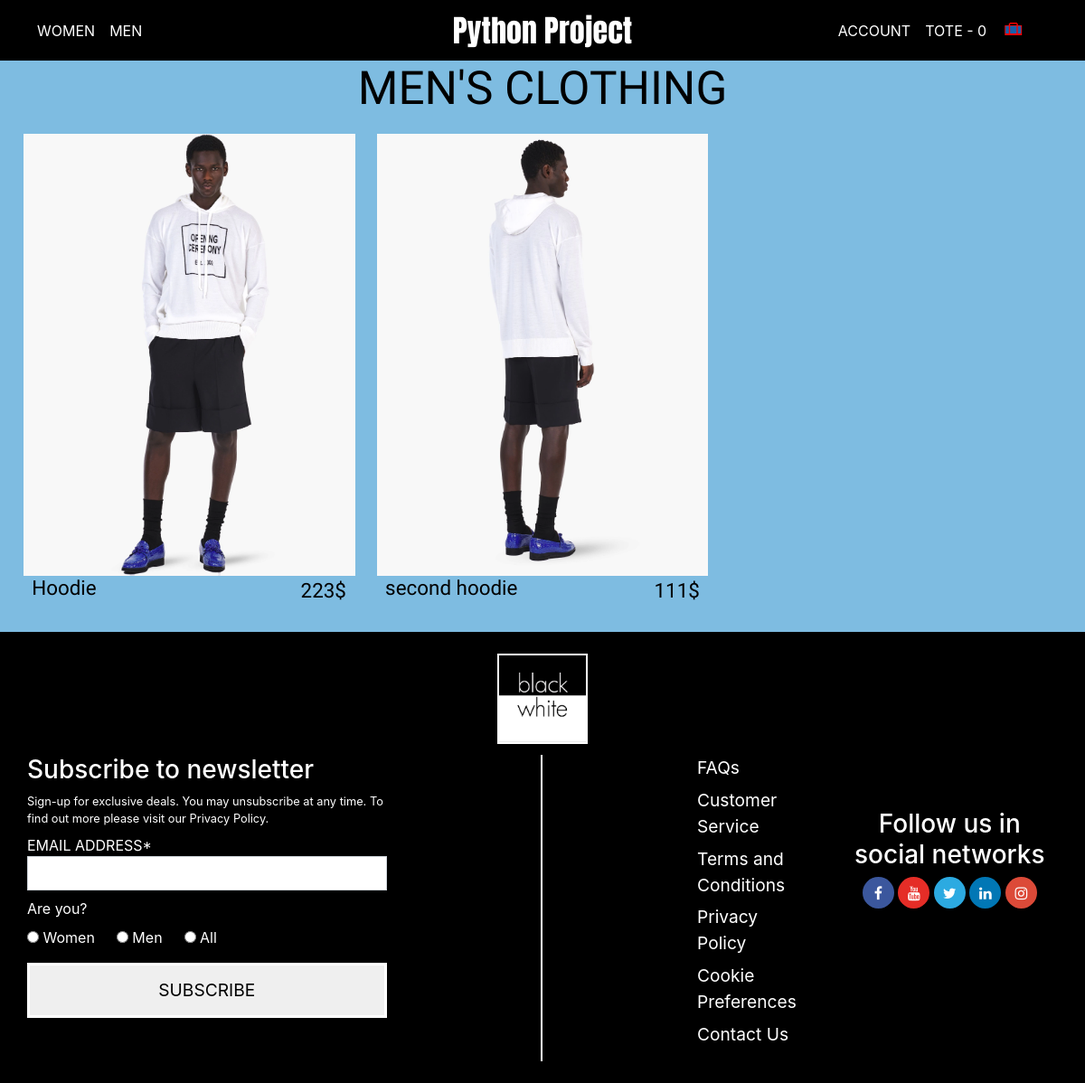
/, run on an earlier commit of the app's database.
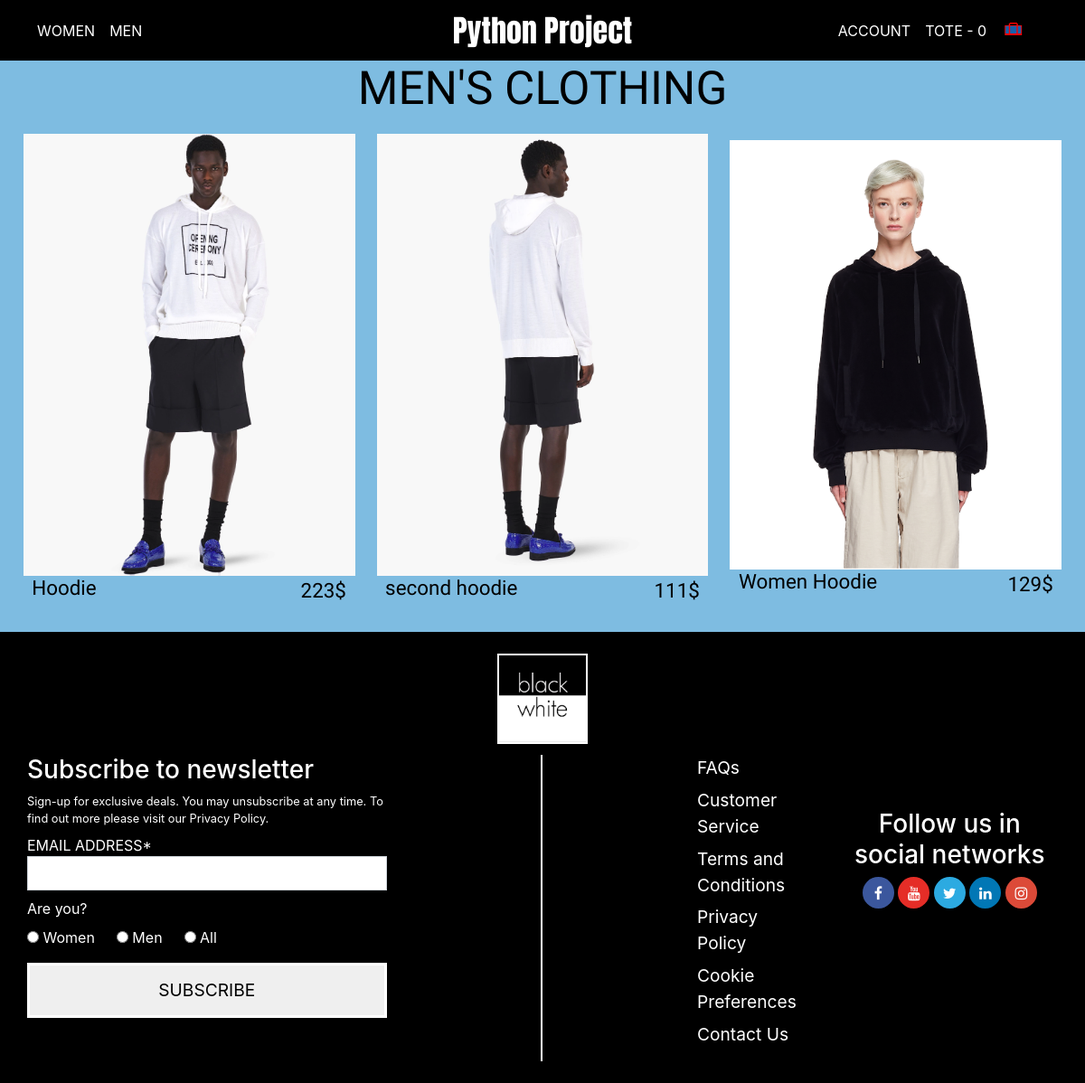
And on a later commit of the database.
### task/models.py (models this page shows, shortened)
class Product(models.Model):
    name = models.CharField(max_length=200, null=True)
    price = models.IntegerField()
    digital = models.BooleanField(default=False, null=True, blank=False)
    GENDER_CHOICES = (
        ('A', 'All'),
        ('M', 'Men'),
        ('W', 'Women'),
    )
    gender = models.CharField(default=3, max_length=1, choices=GENDER_CHOICES)
    color = models.CharField(max_length=20, null=True)
    image = models.ImageField(null=True, blank=True)
    @property
    def imageURL(self):
        try:
            url = self.image.url
        except:
            url = ''
        return url

### task/views.py (the view)
# urls.py: 2. Add a URL to urlpatterns:  path('', views.home, name='home')
def home(request):
    data = cartData(request)
    cartItems = data['cartItems']
    order = data['order']
    items = data['items']
    all_items = Product.objects.all()
    context = {'all_items': all_items, 'cartItems': cartItems}
    return render(request, 'index.html', context)

### task/utils.py (called while the page is built, shortened)
def cookieCart(request):
    try:
        cart = json.loads(request.COOKIES['cart'])
    except:
        cart = {}
        print('CART:', cart)
    items = []
    order = {'get_cart_total': 0, 'get_cart_items': 0, 'shipping': False}
    cartItems = order['get_cart_items']
    return {'cartItems': cartItems, 'order': order, 'items': items}

def cartData(request):
    if request.user.is_authenticated:
        customer = request.user.customer
        order, created = Order.objects.get_or_create(customer=customer, complete=False)
        items = order.orderitem_set.all()
        cartItems = order.get_cart_items
    else:
        cookieData = cookieCart(request)
        cartItems = cookieData['cartItems']
        order = cookieData['order']
        items = cookieData['items']
    return {'cartItems': cartItems, 'order': order, 'items': items}

### task/templates/index.html (shortened to what this page needs)
{% extends 'base.html' %}
{% load static %}
{% block body %}
     <div class="page-header">
        <h1 class="header-text">MEN'S CLOTHING</h1>
    </div>
    <ul class="all-items  ">
        {% for product in all_items %}
        <li class="item "><a href="/item_detail/{{product.id}}/">
            <div class="item-img"><img sizes="100vw" src="{{ product.imageURL }}" alt=""></div>
            <div class="item-info">
                <h2 class="item-name">{{ product.name }}</h2>
                <div class="item-price">
                    <span class="span-item-price">{{ product.price }}$</span>
                </div>
            </div>
        </a></li>
    {% endfor %}
    </ul>
{% endblock %}

### task/templates/base.html (shortened to what this page needs)
{% load static %}
<!DOCTYPE html>
<html lang="en">
<head>
    <link rel="stylesheet" href="https://stackpath.bootstrapcdn.com/bootstrap/4.5.0/css/bootstrap.min.css">
    <link rel="stylesheet" href="https://cdnjs.cloudflare.com/ajax/libs/font-awesome/4.7.0/css/font-awesome.min.css">
    <link rel="stylesheet" href="{% static 'css/style.css' %}">
</head>
<body>
<div id="root">
    <div class="bg">
        <div class="fullscreen-video-wrap">
            <div class="fullscreen-video">
            </div>
        </div>
        <header>
            <nav class="navbar px-5 navbar-expand-md navbar-dark">
                <div class="row collapse navbar-collapse" id="navbarCollapse">
                    <div class="navbar-nav col-md-3">
                        <a href="/women/" class="nav-item nav-link">WOMEN</a>
                        <a href="/men/" class="nav-item nav-link">MEN</a>
                    </div>
                    <div class="logo col-md-6">
                        <a href="/" class="logo-text ">Python Project</a>
                    </div>
                    <div class="navbar-nav col-md-3 account pr-0">
                        <a href="#" class="account-title nav-item nav-link ">ACCOUNT</a>
                        <a href="/cart/" class="nav-item nav-link tote-title">TOTE - {{cartItems}}</a>
                        <a href="#" class="cart cart-title">
                        </a>
                    </div>
                </div>
            </nav>
        </header>
        <main class="main">
            <div class="block">{% block body %}{% endblock %}</div>
        </main>
        <footer class="footer">
            <div class="img-container">
                <img class="logo-img" src="{% static 'img/logo.jpg' %}" alt="">
            </div>
            <div class="container">
                <div class="subscribe">
                    <div class="subscribe-info">
                        <h3>Subscribe to newsletter</h3>
                        <p class="privacy">Sign-up for exclusive deals. You may unsubscribe at any time. To find out
                            more please visit our Privacy Policy.</p>
                        <form action="/subscribe/" method="post">{% csrf_token %}
                            <div class="email">
                                <label for="email">EMAIL ADDRESS*</label><br>
                                <input type="email" id="email" name="email" class="form-control">
                            </div>
                            <p class="areyou">Are you?</p>
                            <div class="gender">
                                <div class="some-gender">
                                    <input type="radio" id="women" name="gender">
                                    <label for="women">Women</label>
                                </div>
                                <div class="some-gender">
                                    <input type="radio" id="men" name="gender">
                                    <label for="men">Men</label>
                                </div>
                                <div class="some-gender">
                                    <input type="radio" id="all" name="gender">
                                    <label for="all">All</label>
                                </div>
                            </div>
                            <div class="form-sub">
                                <button type="submit" class="btn-sub">SUBSCRIBE</button>
                            </div>
                        </form>
                    </div>
                </div>
                <div class="about">
                    <nav class="nav">
                        <div class="nav-info">
                            <section class="help">
                                <ul class="help-list">
                                    <li class="help-item"><a href="">FAQs</a></li>
                                    <li class="help-item"><a href="">Customer Service</a></li>
                                    <li class="help-item"><a href="">Terms and Conditions</a></li>
                                    <li class="help-item"><a href="">Privacy Policy</a></li>
                                    <li class="help-item"><a href="">Cookie Preferences</a></li>
                                    <li class="help-item"><a href="">Contact Us</a></li>
                                </ul>
                            </section>
                            <section class="social-networks">
                                <h3>Follow us in social networks</h3>
                                <button type="button"
                                        class="btn btn-social-icon btn-facebook btn-rounded"><i
                                        class="fa fa-facebook"></i></button>
                                <button type="button"
                                        class="btn btn-social-icon btn-youtube btn-rounded"><i
                                        class="fa fa-youtube"></i></button>
                                <button type="button"
                                        class="btn btn-social-icon btn-twitter btn-rounded"><i
                                        class="fa fa-twitter"></i></button>
                                <button type="button"
                                        class="btn btn-social-icon btn-linkedin btn-rounded"><i
                                        class="fa fa-linkedin"></i></button>
                                <button type="button"
                                        class="btn btn-social-icon btn-instagram btn-rounded"><i
                                        class="fa fa-instagram"></i></button>
                            </section>
                        </div>
                    </nav>
                </div>
            </div>
        </footer>
    </div>
</div>
</body>
</html>

### task/static/css/style.css (style rules this page uses)
* { margin: 0; padding: 0; box-sizing: border-box; }
#root { !!overflow-x:hidden; }
.bg { min-height: 100%; display: flex; flex: 1 0 auto; flex-direction: column; }
li { list-style-type: none; }
.navbar { background: black; }
.navbar-dark .navbar-nav .nav-item { color: white; }
.cart { margin-top: .3rem; }
.tote-title { margin-right: 3%; }
.account-title { padding: auto; }
.logo { justify-content: center; text-align: center; }
.account { justify-content: center; }
.logo-text { font-family: 'Anton'; font-size: 34px; color: white; }
.fullscreen-video-wrap { position: fixed; top: 0; left: 0; width: 100vw; height: 100vh; z-index: -1; background-color: #7EBCE1; }
.fullscreen-video { position: relative; width: 100%; height: 100%; width: 100%; height: 100%; object-fit: cover; }
.page-header { width: 100%; display: flex; justify-content: center; align-items: center; }
.header-text { text-transform: uppercase; font-size: 3.2rem; color: black; font-family: 'Alata'; }
img { width: 100%; }
.all-items { padding-left: 1.6rem; padding-right: 1.6rem; display: flex; align-items: center; width: 100%; flex-wrap: wrap; }
.item { flex-wrap: wrap; margin: 1% 0; display: list-item; list-style: none; width: calc(((((100% - (2 * 0px) - (2.4500000000000000rem * (12 - 1 ))) / 12) * 3) + ((2) * 2.4000000000000004rem)) + (0 * 2.4000000000000004rem)); }
.item-info { display: flex; margin: 0 0.6rem; }
.item-price { margin-left: auto; display: flex; }
.span-item-price, .item-name { font-size: 1.4rem; color: black; font-family: 'Titillium Web', sans-serif; }
.footer { color: white; background: black; padding: 2% 0; flex: 0 0 auto; }
.logo-img { width: 100px; height: 100px; border: solid 2px white; }
.img-container { text-align: center; margin-bottom: 1%; }
.footer .container { padding: 0 0; display: flex; }
.subscribe { max-width: 50%; border-right: solid 2px white; }
.about { width: 50%; }
.subscribe-info { width:70%; }
.privacy { font-size: 0.8rem; margin: 0.5rem 0; }
.footer label { margin-bottom: 0; }
.footer .form-control { border-radius: 0; }
.areyou { padding: 0.5rem 0; margin-bottom: 0; }
.gender { display: flex; }
.some-gender { padding-right: 1.5rem; }
.footer .form-sub { margin: 1rem 0; }
.footer .btn-sub { display: flex; justify-content: center; align-items: center; text-align: center; height: 3.8rem; width: 100%; font-size: 1.2rem; padding: 1rem; border: solid 0.2rem white }
.footer a { color: white; }
.help-item { list-style: none; font-size: 1.2rem; margin-bottom: 7px; }
.nav-info { margin-left: 30%; display:flex; }
.help { width: 30%; margin-right: 10%; }
.social-networks { margin-top: 15%; width: 60%; justify-content: center; align-items: center; text-align: center; }
.btn.btn-social-icon { width: 35px; height: 35px; padding: 0; }
.btn.btn-rounded { border-radius: 50px; }
.btn-facebook { background: #3b579d; color: #ffffff }
.btn-youtube { background: #e52d27; color: #ffffff }
.btn-twitter { background: #2caae1; color: #ffffff }
.btn-linkedin { background: #0177b5; color: #ffffff }
.btn-instagram { background: #dc4a38; color: #ffffff }
@media screen and (min-width:761px) and (max-width:1440px) { .item { width: calc((100% / 3) - 1rem); margin-right: 1.5rem; } }
@media screen and (min-width:761px) and (max-width:1440px) { .item:nth-of-type(3n) { margin-right: 0; } }

What changed in the data, as far as the page shows it:
added Product: imageURL (picture), name "Women Hoodie", price "129"
